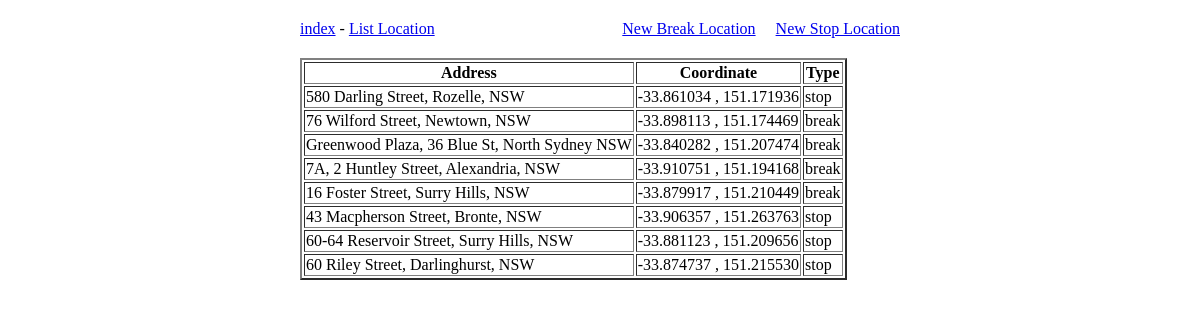
/listlocation.php, run on an earlier commit of the app's database.
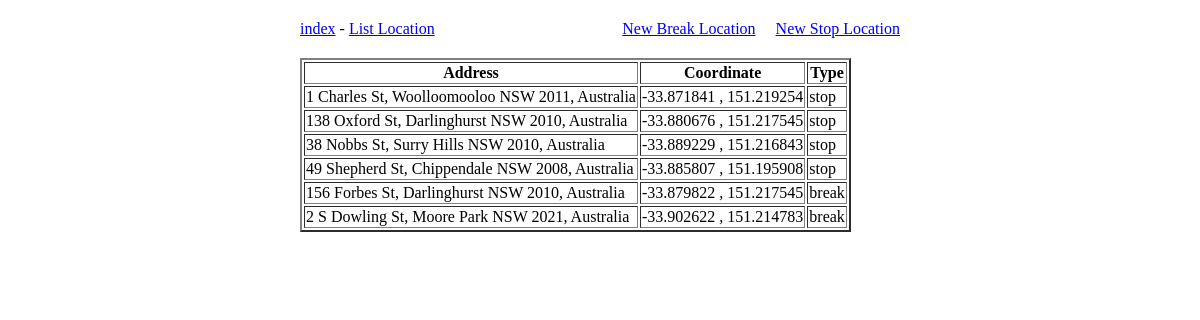
And on a later commit of the database.
### tables this page shows
CREATE TABLE `lokasi` (
  `id` int(11) NOT NULL AUTO_INCREMENT,
  `address` varchar(80) NOT NULL,
  `lat` float(10,6) NOT NULL,
  `lng` float(10,6) NOT NULL,
  `type` varchar(30) NOT NULL,
  PRIMARY KEY (`id`)
);

### listlocation.php (the view, shortened to what this page needs)
<!DOCTYPE html >
  <head>
  </head>
  <body>
    <div id="show">
        <a href="index.php">index</a> -
        <a href="listlocation.php">List Location</a>
        <a href="addlocation.php?type=stop" style="float: right; cursor: pointer; margin-left: 20px;">New Stop Location </a>
        <a href="addlocation.php?type=break" style="float: right; cursor: pointer;">New Break Location </a>
    </div>
    <div id="map">
      <table border="2px;">
        <thead>
          <tr>
            <th>Address</th>
            <th>Coordinate</th>
            <th>Type</th>
          </tr>
        </thead>
        <tbody>
          <?php
          include "database.php";
          $query  = "SELECT * FROM lokasi";
          $result = $connection->query($query);
          while ($row = @mysqli_fetch_assoc($result)){
          ?>
          <tr>
            <td><?php echo $row['address'];?></td>
            <td><?php echo $row['lat'];?> , <?php echo $row['lng'];?></td>
            <td><?php echo $row['type'];?></td>
          </tr>
          <?php } ?>
        </tbody>
      </table>
    </div>
  </body>
</html>

What changed in the data, as far as the page shows it:
removed lokasi: address "580 Darling Street, Rozelle, NSW", lat "-33.861034", lng "151.171936", type "stop"
removed lokasi: address "76 Wilford Street, Newtown, NSW", lat "-33.898113", lng "151.174469", type "break"
removed lokasi: address "Greenwood Plaza, 36 Blue St, North Sydney NSW", lat "-33.840282", lng "151.207474", type "break"
removed lokasi: address "7A, 2 Huntley Street, Alexandria, NSW", lat "-33.910751", lng "151.194168", type "break"
removed lokasi: address "16 Foster Street, Surry Hills, NSW", lat "-33.879917", lng "151.210449", type "break"
removed lokasi: address "43 Macpherson Street, Bronte, NSW", lat "-33.906357", lng "151.263763", type "stop"
removed lokasi: address "60-64 Reservoir Street, Surry Hills, NSW", lat "-33.881123", lng "151.209656", type "stop"
removed lokasi: address "60 Riley Street, Darlinghurst, NSW", lat "-33.874737", lng "151.215530", type "stop"
added lokasi: address "1 Charles St, Woolloomooloo NSW 2011, Australia", lat "-33.871841", lng "151.219254", type "stop"
added lokasi: address "138 Oxford St, Darlinghurst NSW 2010, Australia", lat "-33.880676", lng "151.217545", type "stop"
added lokasi: address "38 Nobbs St, Surry Hills NSW 2010, Australia", lat "-33.889229", lng "151.216843", type "stop"
added lokasi: address "49 Shepherd St, Chippendale NSW 2008, Australia", lat "-33.885807", lng "151.195908", type "stop"
added lokasi: address "156 Forbes St, Darlinghurst NSW 2010, Australia", lat "-33.879822", lng "151.217545", type "break"
added lokasi: address "2 S Dowling St, Moore Park NSW 2021, Australia", lat "-33.902622", lng "151.214783", type "break"
